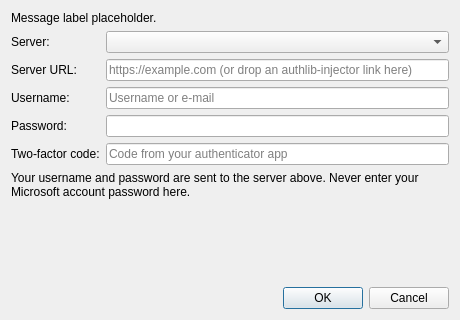
<?xml version="1.0" encoding="UTF-8"?>
<ui version="4.0">
 <class>AuthlibInjectorLoginDialog</class>
 <widget class="QDialog" name="AuthlibInjectorLoginDialog">
  <property name="geometry">
   <rect>
    <x>0</x>
    <y>0</y>
    <width>460</width>
    <height>320</height>
   </rect>
  </property>
  <property name="windowTitle">
   <string>Add authlib-injector Account</string>
  </property>
  <layout class="QVBoxLayout" name="verticalLayout">
   <item>
    <widget class="QLabel" name="messageLabel">
     <property name="text">
      <string>Message label placeholder.</string>
     </property>
     <property name="wordWrap">
      <bool>true</bool>
     </property>
    </widget>
   </item>
   <item>
    <layout class="QFormLayout" name="formLayout">
     <item row="0" column="0">
      <widget class="QLabel" name="presetLabel">
       <property name="text">
        <string>Server:</string>
       </property>
       <property name="buddy">
        <cstring>presetComboBox</cstring>
       </property>
      </widget>
     </item>
     <item row="0" column="1">
      <widget class="QComboBox" name="presetComboBox"/>
     </item>
     <item row="1" column="0">
      <widget class="QLabel" name="serverLabel">
       <property name="text">
        <string>Server URL:</string>
       </property>
       <property name="buddy">
        <cstring>serverTextBox</cstring>
       </property>
      </widget>
     </item>
     <item row="1" column="1">
      <widget class="QLineEdit" name="serverTextBox">
       <property name="placeholderText">
        <string>https://example.com (or drop an authlib-injector link here)</string>
       </property>
      </widget>
     </item>
     <item row="2" column="0">
      <widget class="QLabel" name="usernameLabel">
       <property name="text">
        <string>Username:</string>
       </property>
       <property name="buddy">
        <cstring>usernameTextBox</cstring>
       </property>
      </widget>
     </item>
     <item row="2" column="1">
      <widget class="QLineEdit" name="usernameTextBox">
       <property name="placeholderText">
        <string>Username or e-mail</string>
       </property>
      </widget>
     </item>
     <item row="3" column="0">
      <widget class="QLabel" name="passwordLabel">
       <property name="text">
        <string>Password:</string>
       </property>
       <property name="buddy">
        <cstring>passwordTextBox</cstring>
       </property>
      </widget>
     </item>
     <item row="3" column="1">
      <widget class="QLineEdit" name="passwordTextBox">
       <property name="echoMode">
        <enum>QLineEdit::EchoMode::Password</enum>
       </property>
      </widget>
     </item>
     <item row="4" column="0">
      <widget class="QLabel" name="totpLabel">
       <property name="text">
        <string>Two-factor code:</string>
       </property>
       <property name="buddy">
        <cstring>totpTextBox</cstring>
       </property>
      </widget>
     </item>
     <item row="4" column="1">
      <widget class="QLineEdit" name="totpTextBox">
       <property name="placeholderText">
        <string>Code from your authenticator app</string>
       </property>
      </widget>
     </item>
    </layout>
   </item>
   <item>
    <widget class="QLabel" name="warningLabel">
     <property name="text">
      <string>Your username and password are sent to the server above. Never enter your Microsoft account password here.</string>
     </property>
     <property name="wordWrap">
      <bool>true</bool>
     </property>
    </widget>
   </item>
   <item>
    <widget class="QLabel" name="linksLabel">
     <property name="text">
      <string/>
     </property>
     <property name="openExternalLinks">
      <bool>true</bool>
     </property>
    </widget>
   </item>
   <item>
    <widget class="QLabel" name="statusLabel">
     <property name="text">
      <string/>
     </property>
     <property name="wordWrap">
      <bool>true</bool>
     </property>
     <property name="textInteractionFlags">
      <set>Qt::TextInteractionFlag::TextSelectableByMouse</set>
     </property>
    </widget>
   </item>
   <item>
    <spacer name="verticalSpacer">
     <property name="orientation">
      <enum>Qt::Orientation::Vertical</enum>
     </property>
     <property name="sizeHint" stdset="0">
      <size>
       <width>0</width>
       <height>0</height>
      </size>
     </property>
    </spacer>
   </item>
   <item>
    <widget class="QDialogButtonBox" name="buttonBox">
     <property name="standardButtons">
      <set>QDialogButtonBox::StandardButton::Cancel|QDialogButtonBox::StandardButton::Ok</set>
     </property>
    </widget>
   </item>
  </layout>
 </widget>
 <resources/>
 <connections/>
</ui>
